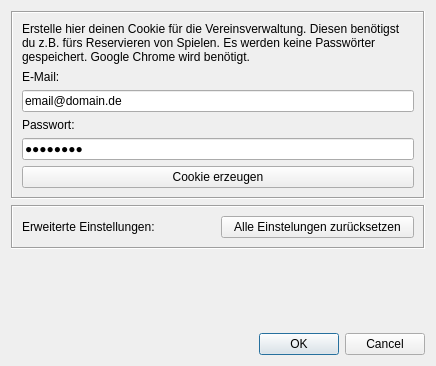
<?xml version="1.0" encoding="UTF-8"?>
<ui version="4.0">
 <class>Settings</class>
 <widget class="QDialog" name="Settings">
  <property name="geometry">
   <rect>
    <x>0</x>
    <y>0</y>
    <width>436</width>
    <height>366</height>
   </rect>
  </property>
  <property name="windowTitle">
   <string>Einstellungen</string>
  </property>
  <layout class="QGridLayout" name="gridLayout">
   <item row="2" column="0">
    <widget class="QFrame" name="frame_2">
     <property name="frameShape">
      <enum>QFrame::Box</enum>
     </property>
     <property name="frameShadow">
      <enum>QFrame::Sunken</enum>
     </property>
     <layout class="QHBoxLayout" name="horizontalLayout">
      <item>
       <widget class="QLabel" name="label_5">
        <property name="text">
         <string>Erweiterte Einstellungen:</string>
        </property>
       </widget>
      </item>
      <item>
       <widget class="QPushButton" name="pushButton_2">
        <property name="text">
         <string>Alle Einstelungen zurücksetzen</string>
        </property>
       </widget>
      </item>
     </layout>
    </widget>
   </item>
   <item row="4" column="0">
    <widget class="QDialogButtonBox" name="buttonBox">
     <property name="orientation">
      <enum>Qt::Horizontal</enum>
     </property>
     <property name="standardButtons">
      <set>QDialogButtonBox::Cancel|QDialogButtonBox::Ok</set>
     </property>
    </widget>
   </item>
   <item row="0" column="0">
    <widget class="QFrame" name="frame">
     <property name="frameShape">
      <enum>QFrame::Box</enum>
     </property>
     <property name="frameShadow">
      <enum>QFrame::Sunken</enum>
     </property>
     <layout class="QVBoxLayout" name="verticalLayout">
      <item>
       <widget class="QLabel" name="label_3">
        <property name="text">
         <string>Erstelle hier deinen Cookie für die Vereinsverwaltung. Diesen benötigst du z.B. fürs Reservieren von Spielen. Es werden keine Passwörter gespeichert. Google Chrome wird benötigt.</string>
        </property>
        <property name="wordWrap">
         <bool>true</bool>
        </property>
       </widget>
      </item>
      <item>
       <widget class="QLabel" name="label">
        <property name="text">
         <string>E-Mail:</string>
        </property>
       </widget>
      </item>
      <item>
       <widget class="QLineEdit" name="lineEdit">
        <property name="text">
         <string>email@domain.de</string>
        </property>
       </widget>
      </item>
      <item>
       <widget class="QLabel" name="label_2">
        <property name="text">
         <string>Passwort:</string>
        </property>
       </widget>
      </item>
      <item>
       <widget class="QLineEdit" name="lineEdit_2">
        <property name="text">
         <string>Beispiel</string>
        </property>
        <property name="echoMode">
         <enum>QLineEdit::Password</enum>
        </property>
       </widget>
      </item>
      <item>
       <widget class="QPushButton" name="pushButton">
        <property name="text">
         <string>Cookie erzeugen</string>
        </property>
       </widget>
      </item>
     </layout>
    </widget>
   </item>
   <item row="3" column="0">
    <spacer name="verticalSpacer">
     <property name="orientation">
      <enum>Qt::Vertical</enum>
     </property>
     <property name="sizeHint" stdset="0">
      <size>
       <width>20</width>
       <height>40</height>
      </size>
     </property>
    </spacer>
   </item>
  </layout>
 </widget>
 <resources/>
 <connections>
  <connection>
   <sender>buttonBox</sender>
   <signal>accepted()</signal>
   <receiver>Settings</receiver>
   <slot>accept()</slot>
   <hints>
    <hint type="sourcelabel">
     <x>248</x>
     <y>254</y>
    </hint>
    <hint type="destinationlabel">
     <x>157</x>
     <y>274</y>
    </hint>
   </hints>
  </connection>
  <connection>
   <sender>buttonBox</sender>
   <signal>rejected()</signal>
   <receiver>Settings</receiver>
   <slot>reject()</slot>
   <hints>
    <hint type="sourcelabel">
     <x>316</x>
     <y>260</y>
    </hint>
    <hint type="destinationlabel">
     <x>286</x>
     <y>274</y>
    </hint>
   </hints>
  </connection>
 </connections>
</ui>
